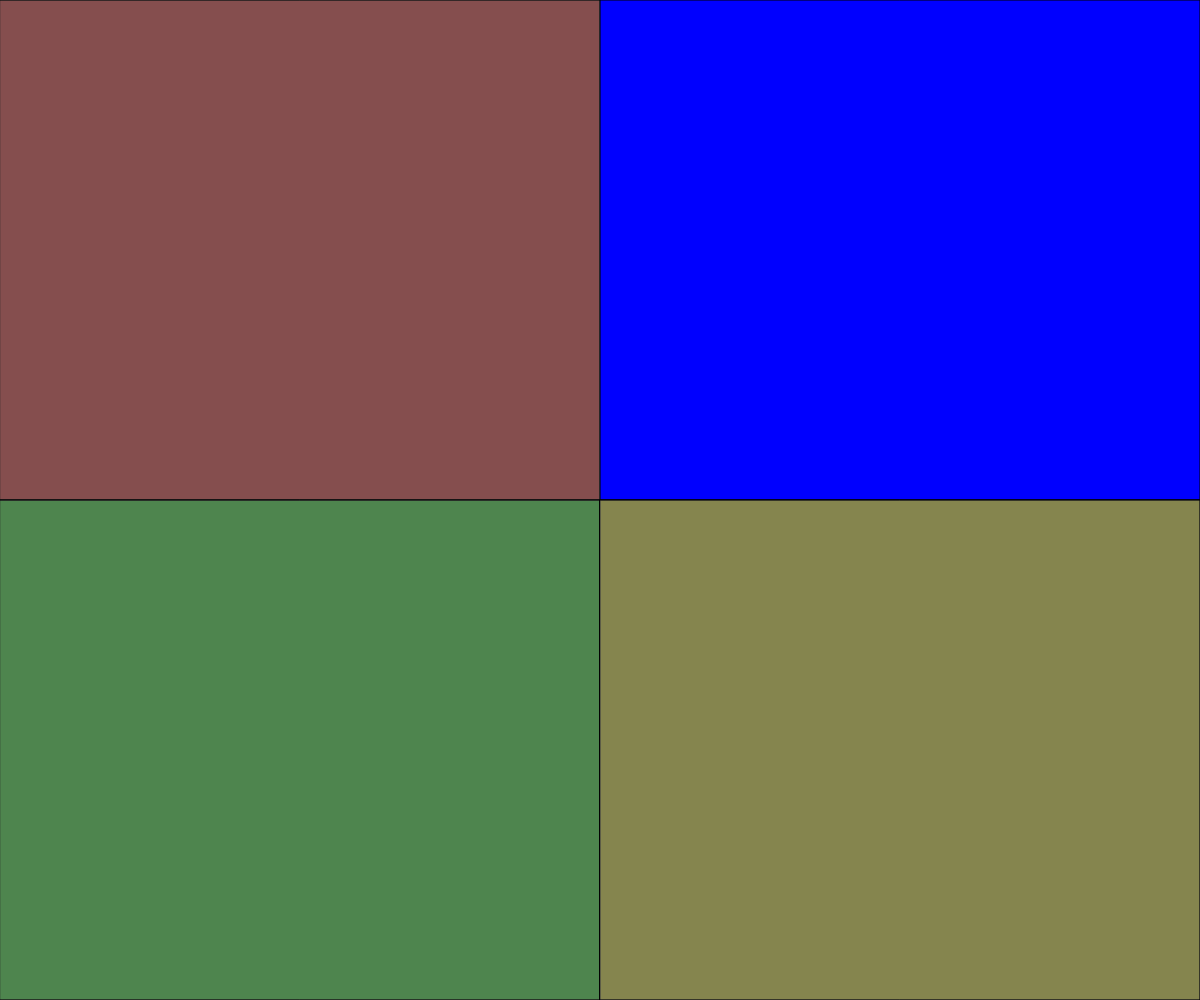
Frame 1 (no input)
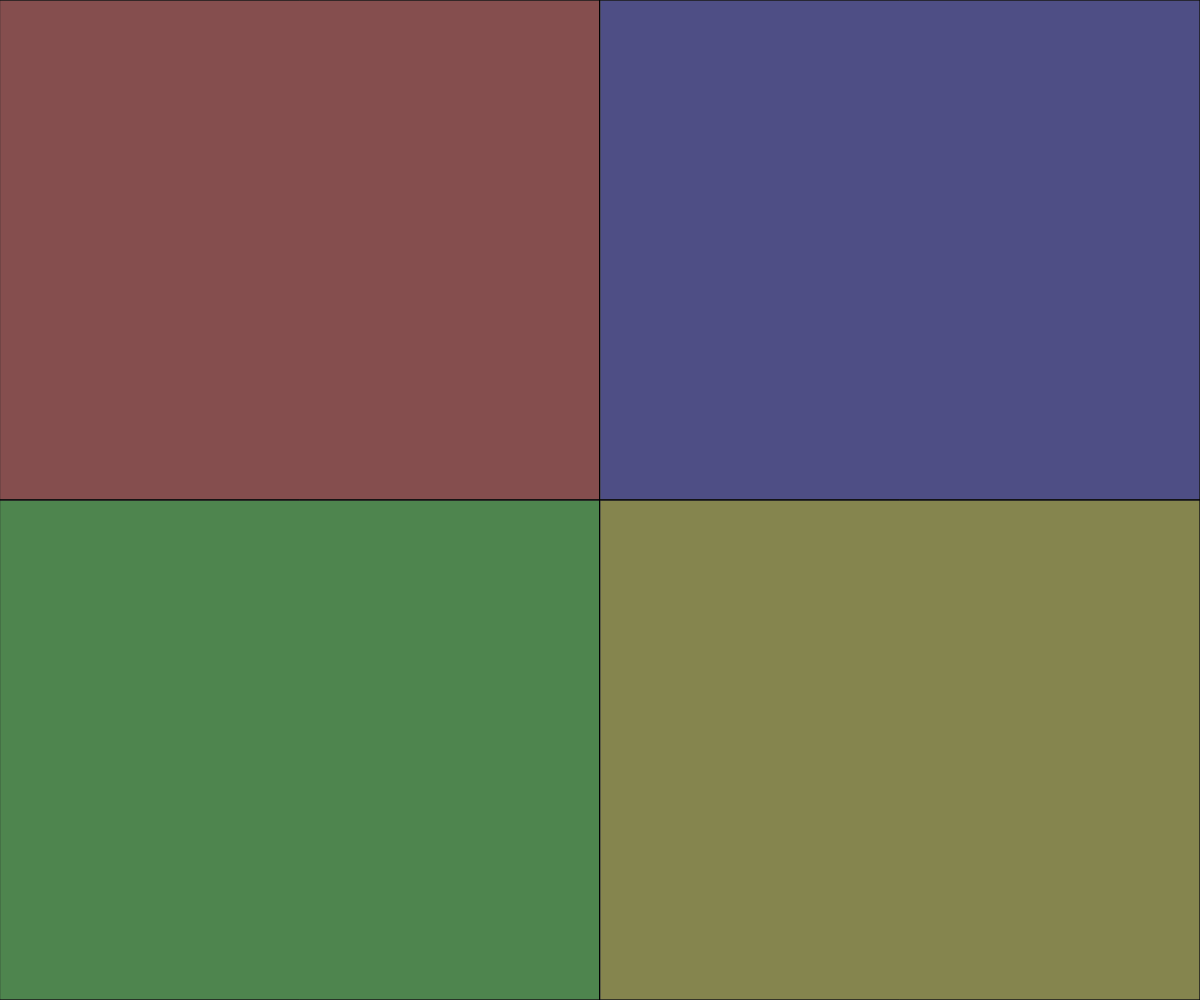
Frame 60 (no input)
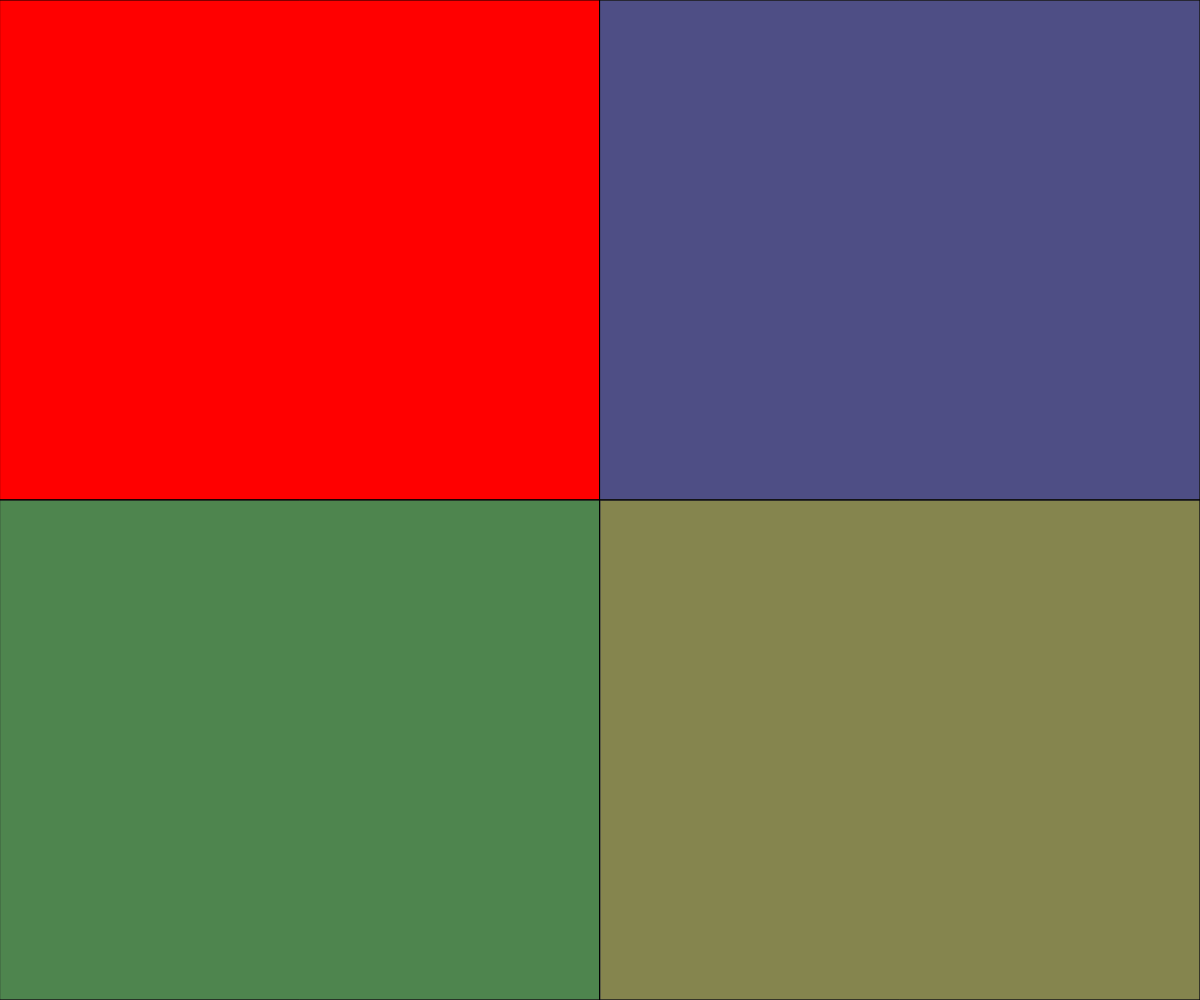
Frame 120 (the mouse pressed at the canvas centre since frame 60)

The p5.js sketch that drew these frames (run headless with seeded random() and noise() and a simulated clock; from frame 60 on, the mouse is pressed at the canvas centre):

// p5.js sketch
// ── sketch.js
// Any global variables can be defined up here
let simonHistory = [1, 0, 2, 3];
let guesses = [];
let lightupSquare = 4; // 0 - 3 valid, 4+ invalid
let simonsTurn = true;

let lightupDelay = 0;
let currentSimonIndex = 0;


let lightout = false;
let lightoutTimer = 0;

/*
    Code in the setup function will only be run once at the start of the animation
*/
function setup() {
    createCanvas(window.innerWidth, window.innerHeight);
}

function draw() {
    // Update
    // if it's a lights out turn wait 60 frames
    if (lightout && lightupDelay == 0) {
        lightoutTimer--;
        lightupSquare = 4;
        if (lightoutTimer == 0) {
            lightout = false;
        }
    } else {
        if (simonsTurn) {
            guesses = [];
            // if simon's history has an index, currentSimonIndex, light up that square for delay time
            if (simonHistory.length > currentSimonIndex && lightupDelay == 0) {
                lightupSquare = simonHistory[currentSimonIndex];
                lightupDelay = 45;
                currentSimonIndex++;
                lightoutTimer = 45;
                lightout = true;
            } else if (simonHistory.length <= currentSimonIndex && lightupDelay == 0) {
                // show the newly added square
                simonHistory.push(round(random(0, 3)));
                lightupSquare = simonHistory[currentSimonIndex];
                currentSimonIndex = 0;
                lightupDelay = 60;
                simonsTurn = false;
                lightoutTimer = 45;
                lightout = true;
            }

        }

        if (guesses.length > 0 && guesses.length == simonHistory.length) {
            simonsTurn = true;
            lightupDelay = 45;
        }

        lightupDelay = constrain(lightupDelay - 1, 0, 60);

    }

    // Render
    drawBoard();
}


function mouseClicked() {
    if (simonsTurn && lightupDelay < 0) {
        return;
    }
    // check which square was clicked, and add it to the guess array
    if (mouseX <= width / 2 && mouseY <= height / 2) {
        // 0
        guesses.push(0);
        lightupSquare = 0;
    } else if (mouseX <= width && mouseY <= height / 2) {
        // 1
        guesses.push(1);
        lightupSquare = 1;
    } else if (mouseX <= width / 2 && mouseY >= height / 2) {
        // 2
        guesses.push(2);
        lightupSquare = 2;
    } else {
        // 3
        guesses.push(3);
        lightupSquare = 3;
    }
    // check guesses so far match simonHistory
    if (guesses[guesses.length - 1] != simonHistory[guesses.length - 1]) {
        // guees was wrong!
        console.log("WRONG!");
    }

    // guess was correct
}


function drawBoard() {
    // overlay board with dark rectangles for each

    // red square
    fill(255, 0, 0);
    rect(0, 0, width / 2, height / 2);
    // blue square
    fill(0, 0, 255);
    rect(width / 2, 0, width / 2, height / 2);
    // green square
    fill(0, 255, 0);
    rect(0, height / 2, width / 2, height / 2);
    // yellow square
    fill(255, 255, 0);
    rect(width / 2, height / 2, width / 2, height / 2);

    // darken squares
    fill(100, 100, 100, 200);
    if (lightupSquare != 0) {
        rect(0, 0, width / 2, height / 2);
    }
    if (lightupSquare != 1) {
        rect(width / 2, 0, width / 2, height / 2);
    }
    if (lightupSquare != 2) {
        rect(0, height / 2, width / 2, height / 2);
    }
    if (lightupSquare != 3) {
        rect(width / 2, height / 2, width / 2, height / 2);
    }
}
